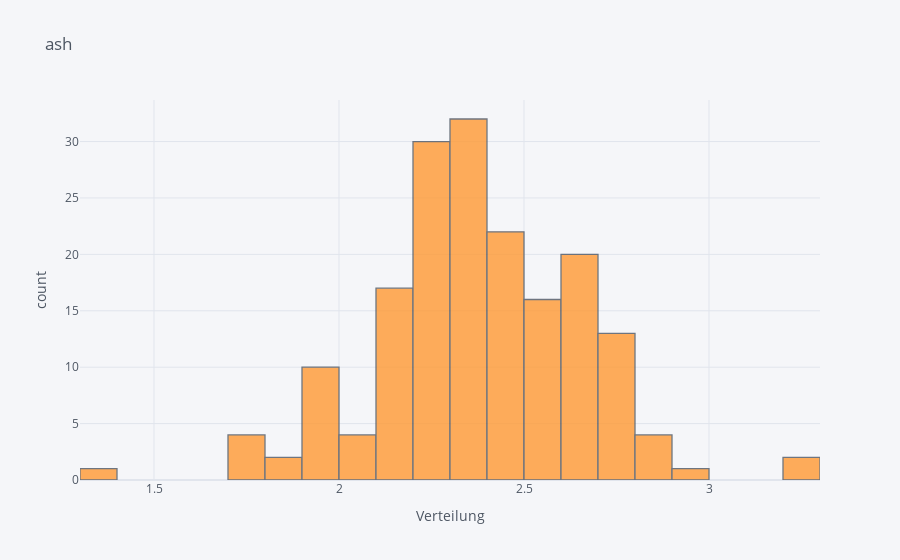

Here is the notebook cell this chart was saved with:
### Code cell
df.iloc[:,i].iplot(kind='hist', xTitle='Verteilung', yTitle='count', title=df.columns[i])

### Figure 1 — Plotly figure (JSON) as saved in the notebook; plotly's stock layout.template omitted (floating-point values rounded to 4 significant figures; data arrays with more than 128 entries replaced by an {"elided": "..."} marker saying what was removed)
{"data": [{"histfunc": "count", "histnorm": "", "marker": {"color": "rgba(255, 153, 51, 1.0)", "line": {"color": "#4D5663", "width": 1.3}}, "name": "ash", "opacity": 0.8, "orientation": "v", "type": "histogram", "x": {"elided": "178 float values"}}], "layout": {"barmode": "overlay", "legend": {"bgcolor": "#F5F6F9", "font": {"color": "#4D5663"}}, "paper_bgcolor": "#F5F6F9", "plot_bgcolor": "#F5F6F9", "title": {"font": {"color": "#4D5663"}, "text": "ash"}, "xaxis": {"gridcolor": "#E1E5ED", "showgrid": true, "tickfont": {"color": "#4D5663"}, "title": {"font": {"color": "#4D5663"}, "text": "Verteilung"}, "zerolinecolor": "#E1E5ED"}, "yaxis": {"gridcolor": "#E1E5ED", "showgrid": true, "tickfont": {"color": "#4D5663"}, "title": {"font": {"color": "#4D5663"}, "text": "count"}, "zerolinecolor": "#E1E5ED"}}}
